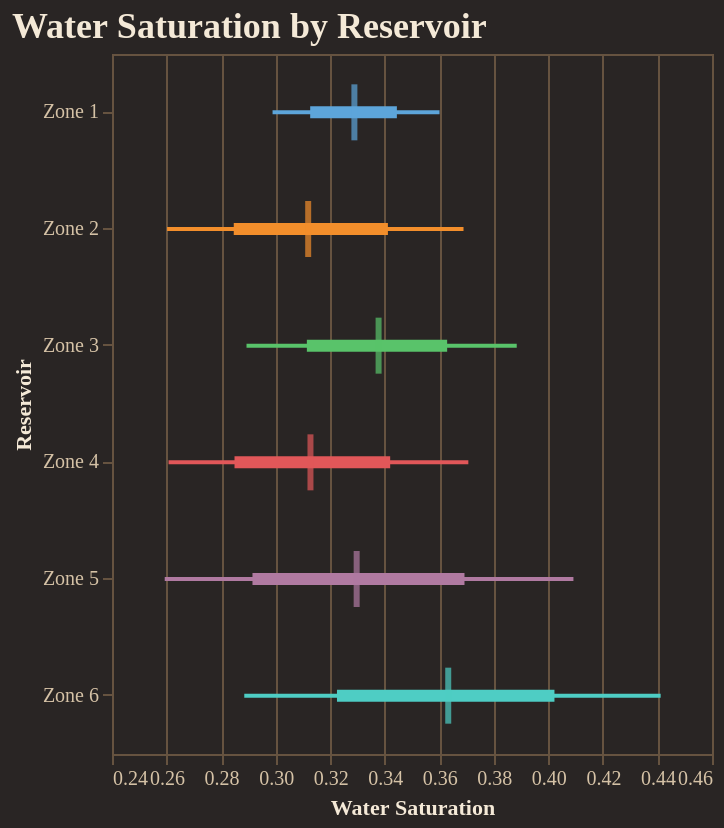

Notebook cell for this chart:
### Code cell
fig = reporter.plotter.forest_plot(
    "Water Saturation", 
    backend=PLOTTING_BACKEND
)
fig.show()

### Figure 1 — Vega-Lite specification as saved in the notebook (floating-point values rounded to 4 significant figures)
{"config": {"background": "#292524", "view": {"fill": "#292524", "stroke": "#665340"}, "title": {"color": "#f4e9d7", "font": "Merriweather", "fontSize": 18, "fontWeight": 600, "subtitleColor": "#d5c2a6", "anchor": "start"}, "axis": {"domainColor": "#665340", "gridColor": "#665340", "tickColor": "#665340", "labelColor": "#d5c2a6", "titleColor": "#f4e9d7", "labelFont": "Merriweather", "titleFont": "Merriweather"}, "legend": {"titleColor": "#f4e9d7", "labelColor": "#d5c2a6", "labelFont": "Merriweather", "titleFont": "Merriweather", "orient": "top-right", "symbolType": "circle"}, "header": {"labelColor": "#d5c2a6", "titleColor": "#f4e9d7", "labelFont": "Merriweather", "titleFont": "Merriweather"}, "mark": {"color": "#c78d3b"}, "line": {"color": "#c78d3b"}, "bar": {"color": "#c78d3b"}, "point": {"color": "#ddb06d"}, "area": {"color": "#c78d3b", "opacity": 0.35}, "text": {"color": "#f4e9d7", "font": "Merriweather"}, "range": {"category": ["#5DA5DA", "#F28E2B", "#59C36A", "#E15759", "#B07AA1", "#4ECDC4", "#FF9DA7", "#EDC948"]}}, "layer": [{"mark": {"type": "rule", "strokeWidth": 2}, "encoding": {"color": {"field": "group", "legend": null, "type": "nominal"}, "x": {"field": "p10", "scale": {"zero": false}, "title": "Water Saturation", "type": "quantitative"}, "x2": {"field": "p90"}, "y": {"field": "group", "sort": ["Zone 1", "Zone 2", "Zone 3", "Zone 4", "Zone 5", "Zone 6"], "title": "Reservoir", "type": "nominal"}}}, {"mark": {"type": "rule", "strokeWidth": 6}, "encoding": {"color": {"field": "group", "legend": null, "type": "nominal"}, "x": {"field": "p25", "scale": {"zero": false}, "title": "Water Saturation", "type": "quantitative"}, "x2": {"field": "p75"}, "y": {"field": "group", "sort": ["Zone 1", "Zone 2", "Zone 3", "Zone 4", "Zone 5", "Zone 6"], "title": "Reservoir", "type": "nominal"}}}, {"mark": {"type": "tick", "color": "black", "size": 28, "thickness": 3}, "encoding": {"color": {"field": "group", "legend": null, "type": "nominal"}, "tooltip": [{"field": "group", "title": "Group", "type": "nominal"}, {"field": "p10", "title": "P10", "type": "quantitative"}, {"field": "p25", "title": "P25", "type": "quantitative"}, {"field": "median", "title": "Median", "type": "quantitative"}, {"field": "p75", "title": "P75", "type": "quantitative"}, {"field": "p90", "title": "P90", "type": "quantitative"}], "x": {"field": "median", "scale": {"zero": false}, "title": "Water Saturation", "type": "quantitative"}, "y": {"field": "group", "sort": ["Zone 1", "Zone 2", "Zone 3", "Zone 4", "Zone 5", "Zone 6"], "title": "Reservoir", "type": "nominal"}}}], "data": {"name": "data-4a5f3a1f6a1a3fb16f6a69dfa5cf0ec6"}, "height": 350, "title": "Water Saturation by Reservoir", "width": "container", "$schema": "https://vega.github.io/schema/vega-lite/v5.20.1.json", "datasets": {"data-4a5f3a1f6a1a3fb16f6a69dfa5cf0ec6": [{"group": "Zone 1", "p10": 0.2989, "p25": 0.3127, "median": 0.3289, "p75": 0.3445, "p90": 0.3601}, {"group": "Zone 2", "p10": 0.2602, "p25": 0.2846, "median": 0.3119, "p75": 0.3412, "p90": 0.3689}, {"group": "Zone 3", "p10": 0.2893, "p25": 0.3114, "median": 0.3377, "p75": 0.3629, "p90": 0.3884}, {"group": "Zone 4", "p10": 0.2607, "p25": 0.2849, "median": 0.3128, "p75": 0.342, "p90": 0.3707}, {"group": "Zone 5", "p10": 0.2593, "p25": 0.2915, "median": 0.3297, "p75": 0.3692, "p90": 0.4092}, {"group": "Zone 6", "p10": 0.2885, "p25": 0.3225, "median": 0.3633, "p75": 0.4022, "p90": 0.4412}]}}
